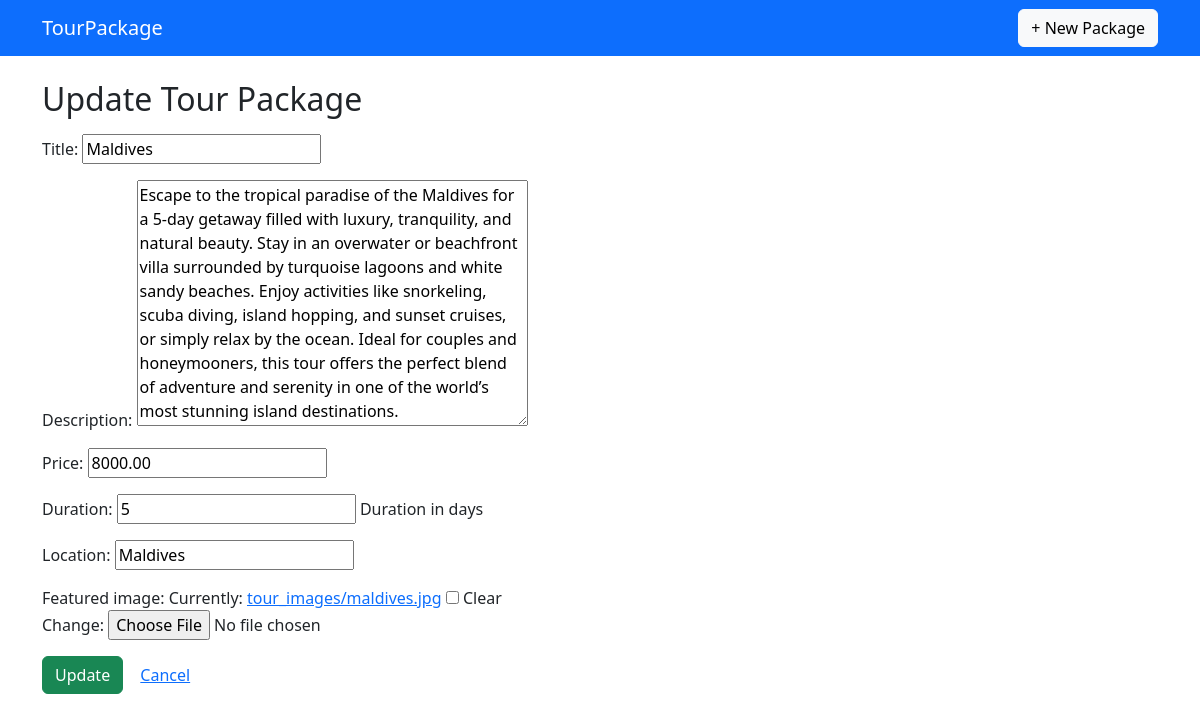
The app's page /package/5/update/ with its own data.
### tours/models.py (models this page shows, shortened)
class TourPackage(models.Model):
    title = models.CharField(max_length=255)
    description = models.TextField()
    price = models.DecimalField(max_digits=10, decimal_places=2)
    duration = models.PositiveIntegerField(help_text="Duration in days")
    location = models.CharField(max_length=255)
    featured_image = models.ImageField(upload_to='tour_images/', blank=True, null=True)

### tours/views.py (the view)
# urls.py: path('package/<int:pk>/update/', views.tour_package_update, name='tour_package_update'),
def tour_package_update(request, pk):
    package = get_object_or_404(TourPackage, pk=pk)
    if request.method == 'POST':
        form = TourPackageForm(request.POST, request.FILES, instance=package)
        if form.is_valid():
            package = form.save()
            return redirect('tours:tour_package_detail', pk=package.pk)
    else:
        form = TourPackageForm(instance=package)
    return render(request, 'tours/tour_package_form.html', {'form': form, 'action': 'Update'})

### tours/forms.py
class TourPackageForm(forms.ModelForm):
    class Meta:
        model = TourPackage
        fields = ['title', 'description', 'price', 'duration', 'location', 'featured_image']

### tours/templates/tours/tour_package_form.html (shortened to what this page needs)
<!DOCTYPE html>
<html lang="en">
<head>
</head>
<body>
    {% extends "tours/base.html" %}
{% block content %}
<h2>{{ action }} Tour Package</h2>
<form method="post" enctype="multipart/form-data" class="mt-3">
    {{ form.as_p }}
    <button type="submit" class="btn btn-success">{{ action }}</button>
    <a href="{% url 'tours:tour_package_list' %}" class="btn btn-link">Cancel</a>
</form>
{% endblock %}

### records on screen
TourPackage: title "Maldives", description "Escape to the tropical paradise of the Maldives for a 5-day getaway filled with luxury, tranquility, and natural beauty. Stay in an overwater or beachfront villa surrounded by turquoise lagoons and white sandy beaches. Enjoy activities like snorkeling, scuba diving, island hopping, and sunset cruises, or simply relax by the ocean. Ideal for couples and honeymooners, this tour offers the perfect blend of adventure and serenity in one of the world’s most stunning island destinations.", price "8000.00", duration "5", location "Maldives"

### other values on screen
{{ action }} "Update"
